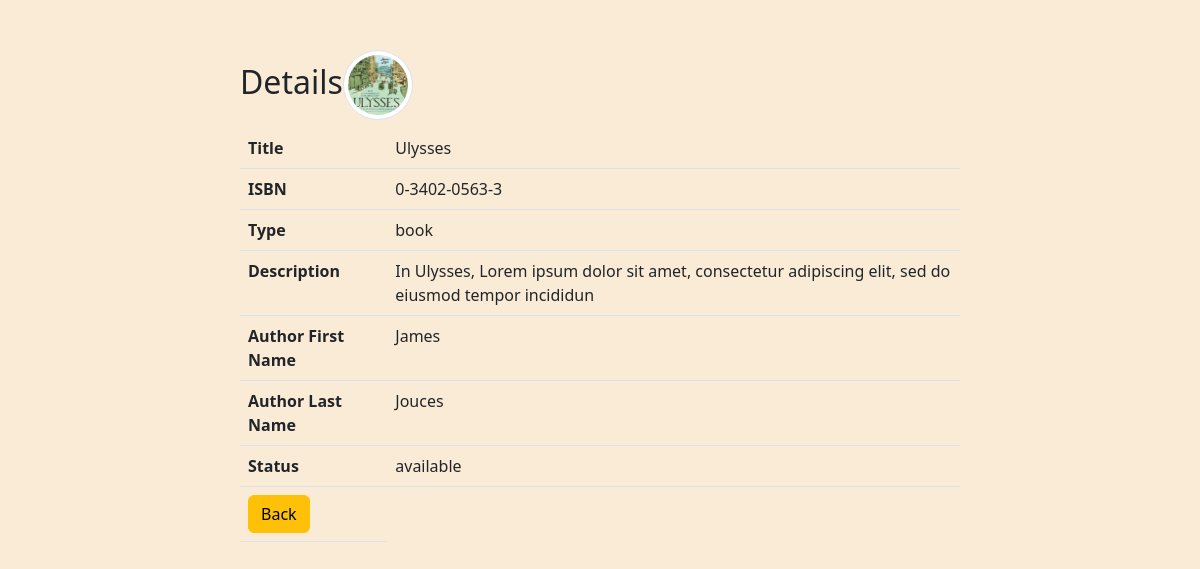
The app's page /details.php?id=3 with its own data.
### tables this page shows
CREATE TABLE `library` (
  `id` int(11) NOT NULL,
  `title` varchar(50) DEFAULT NULL,
  `image` varchar(200) DEFAULT NULL,
  `isbn` varchar(13) DEFAULT NULL,
  `type` varchar(50) DEFAULT NULL,
  `description` varchar(200) DEFAULT NULL,
  `author_first_name` varchar(50) DEFAULT NULL,
  `author_last_name` varchar(50) DEFAULT NULL,
  `publisher_name` varchar(50) DEFAULT NULL,
  `publisher_address` varchar(50) DEFAULT NULL,
  `publish_date` date DEFAULT NULL,
  `status` varchar(50) DEFAULT NULL
);

### details.php (the view, shortened to what this page needs)
<?php
require_once 'actions/db_connect.php';
if ($_GET['id']) {
    $id = $_GET['id'];
    $sql = "SELECT * FROM library WHERE id = {$id}";
    $result = mysqli_query($connect, $sql);
    if (mysqli_num_rows($result) == 1) {
        $data = mysqli_fetch_assoc($result);
        $title = $data['title'];
        $isbn = $data['isbn'];
        $type = $data['type'];
        $description = $data['description'];
        $authorFName = $data['author_first_name'];
        $authorLName = $data['author_last_name'];
        $status = $data['status'];
        $image = $data['image'];
    } else {
        header("location: error.php");
    }
} else {
    header("location: error.php");
}
?>
<!DOCTYPE html>
<html>
    <head>
        <?php require_once 'components/boot.php'?>
        <link rel="stylesheet" href="style.css">
    </head>
    <body>
        <fieldset>
            <legend class='h2'>Details<img class='img-thumbnail rounded-circle' src='images/<?php echo $image ?>' alt="<?php echo $name ?>"></legend>
            <form action="details.php"  method="post" enctype="multipart/form-data">
                <table class="table">
                <tr>
                        <th>Title</th>
                        <td><?=$title ?></td>
                    </tr>
                    <tr>
                        <th>ISBN</th>
                        <td><?=$isbn?>  </td>
                    </tr>
                    <tr>
                        <th>Type</th>
                        <td><?=$type?> </td>
                    </tr>
                    <tr>
                        <th>Description</th>
                        <td><?=$description ?></td>
                    </tr>
                    <tr>
                        <th>Author First Name</th>
                        <td><?=$authorFName ?></td>
                    </tr>
                    <tr>
                        <th>Author Last Name</th>
                        <td><?=$authorLName?>  </td>
                    </tr>
                    <tr>
                        <th>Status</th>
                        <td><?=$status ?></td>
                    </tr>
                    <tr>
                        <td><a href= "index.php"><button class="btn btn-warning" type="button">Back</button></a></td>
                    </tr>
                </table>
            </form>
        </fieldset>
    </body>
</html>

### style.css (style rules this page uses)
body { background-color:antiquewhite !important; }

### details.php (style rules this page uses)
fieldset { margin: auto; margin-top: 50px; width: 60% ; }
.img-thumbnail { width: 70px !important; height: 70px !important; }

### records on screen
library: image (picture), title "Ulysses", isbn "0-3402-0563-3", type "book", description "In Ulysses, Lorem ipsum dolor sit amet, consectetur adipiscing elit, sed do eiusmod tempor incididun", author_first_name "James", author_last_name "Jouces", status "available"
